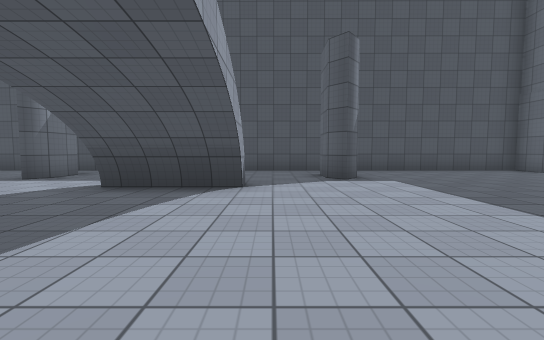
view 1 (above)

12 first-person views from a walk through a 3-D level made in the Unity game engine. The camera is 1.2 m above the floor, tilts 4° down and sees 90° across. The floor is counted in squares, 2 m on a side. Each view is taken from the middle of a square. On the plan, view 1 faces up. The plan holds only what a view shows up to about 9 squares ahead; the rest is blank. The player character is not drawn. Surface patterns are stand-ins for the level's own textures.

view 2
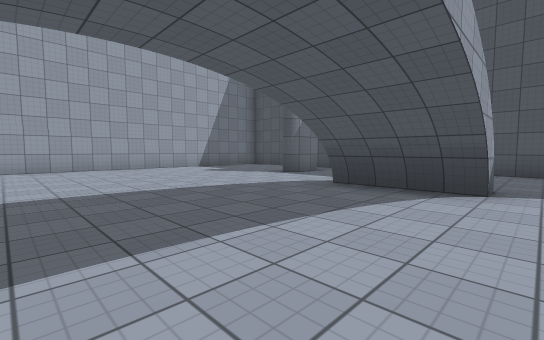

view 3
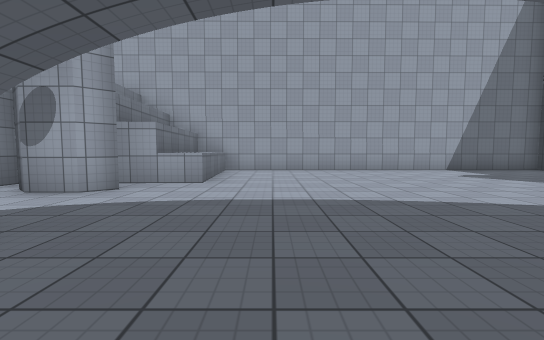

view 4
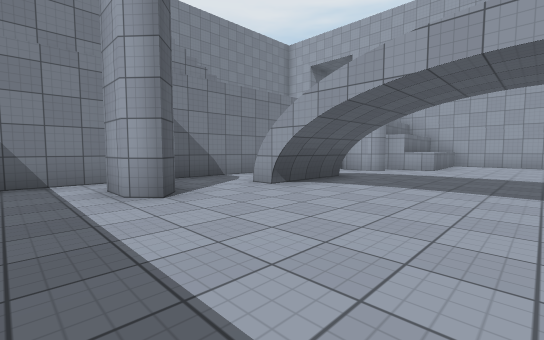

view 5
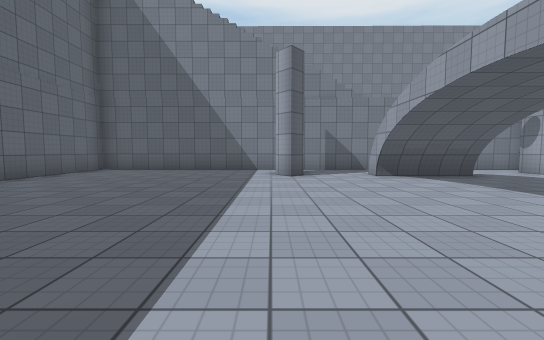

view 6
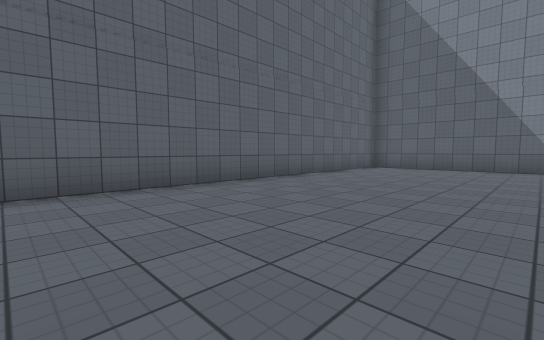

view 7
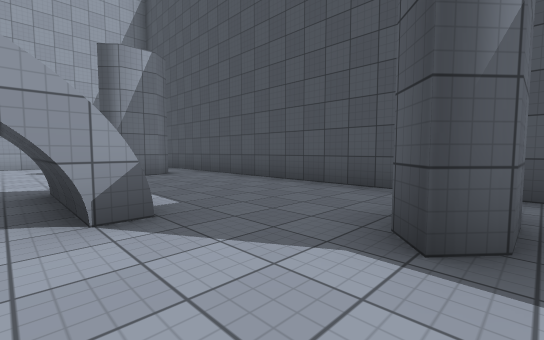

view 8
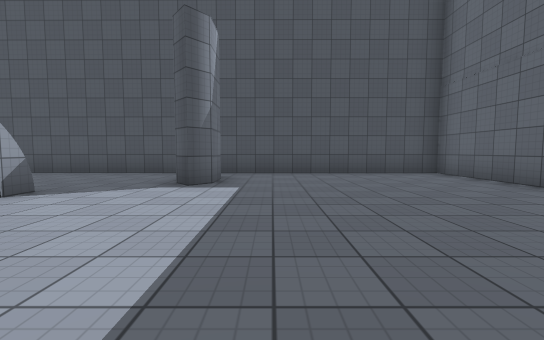

view 9
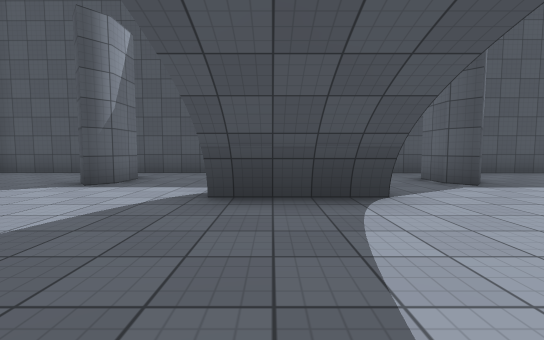

view 10
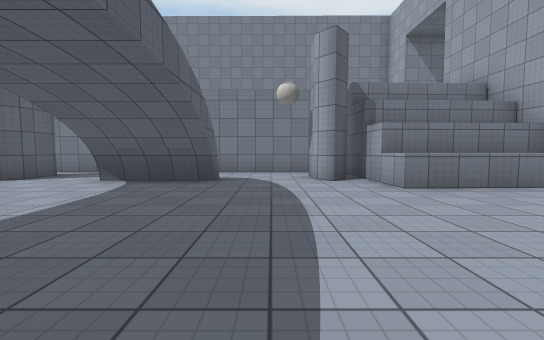

view 11
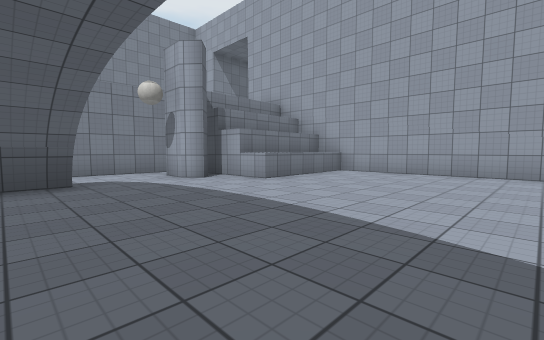

view 12
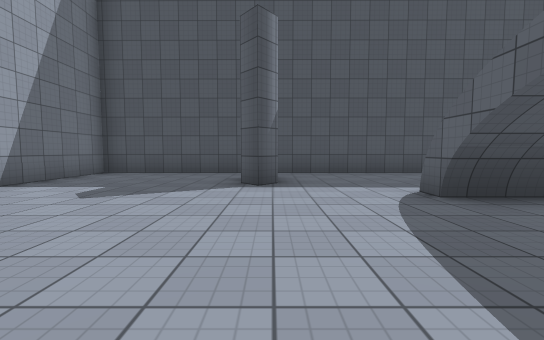

### Floor plan
Ten units are one square. View 1 is at (0, 0); x grows to the right and y downward. Boxes are objects, and circles mark ways between rooms. Rooms are numbered by the first view taken in them; rooms with no view inside come last. Other rooms are left out.
<svg viewBox="-101 -89 180 141">
<path fill="none" stroke="#000" d="M-4 -43 -29 -43M-5 -50 -5 -39M-28 -39 -28 -49M19 -69 19 -61 16 -57 12 -61 12 -69M12 28 16 24 19 28 19 36M-29 24 -4 24M-28 30 -28 20M-52 -72 -49 -69 -49 -61 -52 -57 -56 -61M20 47 74 47 74 -83 -96 -84 -95 23 -60 21M-56 28 -52 24 -49 28M-96 15 -61 13 -60 31M-5 20 -5 30M-49 28 -49 36 -52 40M12 36 12 28M-60 31 -59 46 20 47"/>
<circle cx="-40" cy="30" r="3" fill="#2a7"/>
<circle cx="20" cy="40" r="3" fill="#2a7"/>
<circle cx="5" cy="30" r="3" fill="#2a7"/>
<text x="0" y="-30">1</text>
<text x="-20" y="40">2</text>
</svg>
Room 1 opens to room 2.

Where each view was taken, in squares from view 1:
view 1: 0 up, 0 right, facing up
view 2: 0 up, 0 right, facing up-left
view 3: 0 up, 1 left, facing left
view 4: 1 up, 3 right, facing down-left
view 5: 4 up, 2 right, facing down
view 6: 5 up, 3 right, facing down-right
view 7: 4 up, 2 right, facing up-left
view 8: 1 up, 3 right, facing up
view 9: 1 up, 2 left, facing up
view 10: 3 up, 4 left, facing down
view 11: 3 up, 2 left, facing down-left
view 12: 1 up, 5 left, facing up
